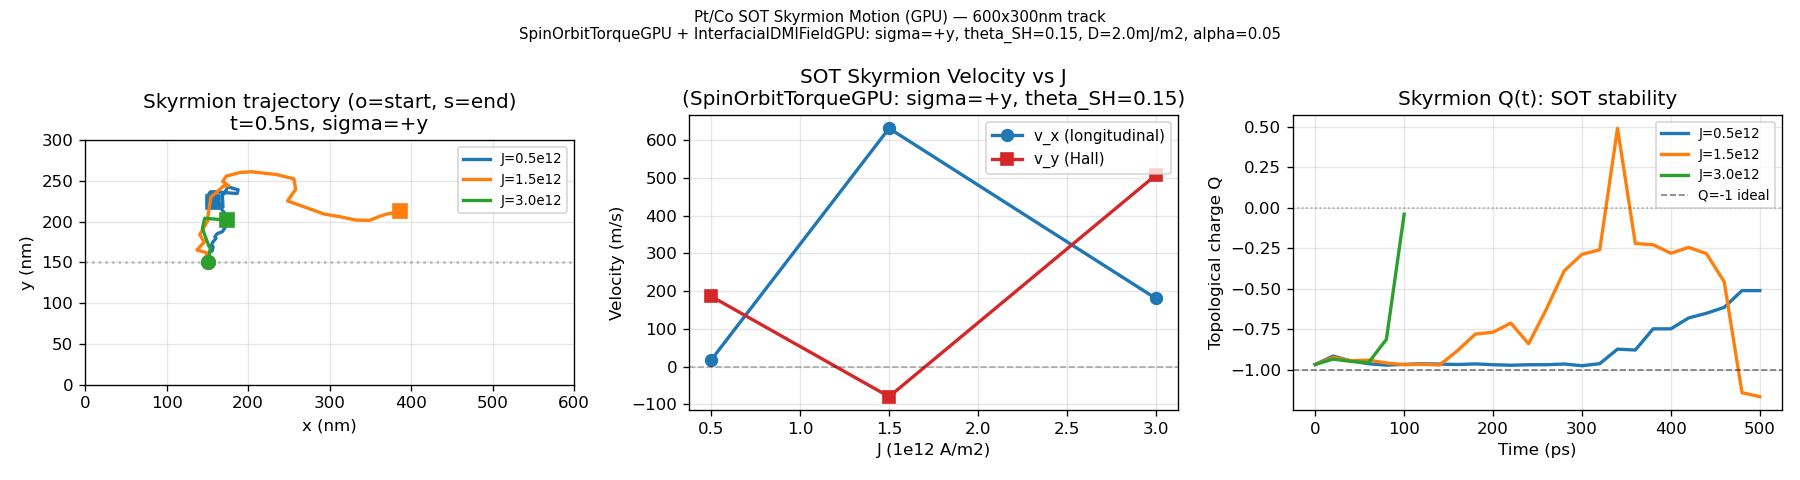

This chart was generated by the following Python code:
"""
Notebook 26: SOT Skyrmion Motion (SpinOrbitTorqueGPU + RK4IntegratorGPU)

SOT-driven Neel skyrmion motion in a Pt/Co track.

Note: mm.neel_skyrmion(g, R, charge, pol, cx, cy) uses cx, cy as OFFSETS
from the grid center (box_cx = 0.5*Nx*dx), NOT absolute positions.
  cx=0, cy=0 -> skyrmion at grid center
  cx=-L/4, cy=0 -> skyrmion at L/4 from left (center - L/4)

Physics:
  tau_DL = a_SOT * [m x (m x sigma)],  sigma=+y
  Drives skyrmion along track with skyrmion Hall angle theta_H.

Material: Pt/Co  Ms=580 kA/m, K=0.5 MJ/m3, D=2.0 mJ/m2, alpha=0.05
Grid: 200x100x1, dx=3nm (600 x 300 nm)
"""

import os, sys, time
sys.path.insert(0, os.path.join(os.path.dirname(__file__), '..', 'build', 'windows-msvc-cuda', 'python'))
os.add_dll_directory('C:/Program Files/NVIDIA GPU Computing Toolkit/CUDA/v13.2/bin/x64')

import numpy as np
import micromag as mm

print("Notebook 26: SOT Skyrmion Motion (GPU)")
print(f"  CUDA: {mm.cuda_available()}")

# ---------------------------------------------------------------------------
# Material
# ---------------------------------------------------------------------------
mu0   = 4e-7 * np.pi
Ms    = 580e3;  A = 15e-12;  K = 0.5e6;  D = 2.0e-3
alpha = 0.05;   d_fm = 1e-9; theta_SH = 0.15

mat = mm.Material()
mat.Ms = Ms; mat.A_exchange = A; mat.K_uniaxial = K
mat.easy_axis = mm.Vec3(0,0,1); mat.alpha = alpha

l_ex = np.sqrt(2*A / (mu0*Ms**2))
mu0_Heff = 2*K/Ms - mu0*Ms
print(f"\nMaterial: Ms={Ms/1e3:.0f}kA/m, K={K/1e6:.2f}MJ/m3, D={D*1e3:.1f}mJ/m2")
print(f"  l_ex={l_ex*1e9:.1f}nm, mu0*Heff={mu0_Heff*1e3:.0f}mT, alpha={alpha}")

# ---------------------------------------------------------------------------
# Grid: 200x100x1, dx=3nm (600 x 300 nm track)
# ---------------------------------------------------------------------------
Nx, Ny = 200, 100
dx = 3e-9
g = mm.StructuredGrid(Nx, Ny, 1, dx, dx, dx)
Lx = Nx * dx;  Ly = Ny * dx
print(f"\nGrid: {Nx}x{Ny}x1, dx={dx*1e9:.0f}nm => {Lx*1e9:.0f}x{Ly*1e9:.0f}nm track")

# Skyrmion initial position: 1/4 from left, vertically centered
# cx_off = offset from grid center = -Lx/4 (places sky at Lx/4 from left)
R_sky   = 30e-9   # skyrmion radius parameter
cx_off  = -Lx / 4   # offset from center -> skyrmion at x = Lx/2 + cx_off = Lx/4
cy_off  = 0.0       # centered in y

# neel_skyrmion: cx, cy are offsets from box_center = (Lx/2, Ly/2)
m_init = mm.neel_skyrmion(g, R_sky, +1, +1, cx_off, cy_off)
Q_init = mm.topological_charge_Q(m_init)
print(f"\nInitial skyrmion: R={R_sky*1e9:.0f}nm, x0={(Lx/2+cx_off)*1e9:.0f}nm, Q={Q_init:.3f}")

# ---------------------------------------------------------------------------
# GPU objects
# ---------------------------------------------------------------------------
demag_g  = mm.DemagFieldGPU(g)
exch_g   = mm.ExchangeFieldGPU(g)
aniso_g  = mm.UniaxialAnisotropyFieldGPU(g)
dmi_g    = mm.InterfacialDMIFieldGPU(g, D)

sigma    = mm.Vec3(0, 1, 0)
sot_g    = mm.SpinOrbitTorqueGPU(g, 1e12, theta_SH, d_fm, sigma, 1.0, 0.0)

torques_g = mm.SpinTorqueSumGPU()
torques_g.add(sot_g)

fields_g = mm.FieldSumGPU()
fields_g.add(exch_g); fields_g.add(aniso_g); fields_g.add(dmi_g)

# ---------------------------------------------------------------------------
# Skyrmion position tracking via topological charge density centroid
# ---------------------------------------------------------------------------
def skyrmion_pos(m_field):
    rho_s = mm.topological_charge_density(m_field)
    r = mm.to_numpy_scalar(rho_s)[0]   # (ny, nx)
    r_abs = np.abs(r)
    total = r_abs.sum()
    if total < 1e-12:
        return (Lx/2 + cx_off), (Ly/2 + cy_off)
    xs = (np.arange(Nx) + 0.5) * dx
    ys = (np.arange(Ny) + 0.5) * dx
    xp = float(np.sum(r_abs * xs[np.newaxis, :]) / total)
    yp = float(np.sum(r_abs * ys[:, np.newaxis]) / total)
    return xp, yp

x0_sky, y0_sky = skyrmion_pos(m_init)
print(f"Tracking start: ({x0_sky*1e9:.0f}, {y0_sky*1e9:.0f}) nm")

# ---------------------------------------------------------------------------
# SOT dynamics: J = [0.5, 1.5, 3.0] x 10^12  (0.5 ns each)
# ---------------------------------------------------------------------------
dt      = 5e-14
t_run   = 0.5e-9   # 0.5 ns (shorter to avoid boundary annihilation)
n_steps = int(t_run / dt)
check_ev = 400   # every 20 ps

J_values = np.array([0.5, 1.5, 3.0]) * 1e12
colors   = ['C0', 'C1', 'C2']

print(f"\nSOT dynamics: dt={dt:.0e}s, t={t_run*1e9:.1f}ns, {n_steps} steps/J")

traj_all   = []
v_x_list   = []
v_y_list   = []
Q_fin_list = []
t0_total = time.time()

for J_val in J_values:
    sot_g.J_c = J_val

    integ = mm.RK4IntegratorGPU(g, dt)
    integ.upload(m_init)

    x_traj, y_traj, Q_traj, t_list = [x0_sky], [y0_sky], [Q_init], [0.0]
    t0 = time.time()
    ok = True

    for step in range(0, n_steps, check_ev):
        for _ in range(check_ev):
            integ.step(mat, demag_g, fields_g, torques_g)
        m_tmp = mm.VectorField3D(g)
        integ.download(m_tmp)
        xp, yp = skyrmion_pos(m_tmp)
        Qp = mm.topological_charge_Q(m_tmp)
        x_traj.append(xp); y_traj.append(yp); Q_traj.append(Qp)
        t_list.append((step + check_ev) * dt)
        if abs(Qp) < 0.2:
            print(f"    Skyrmion annihilated at t={(step+check_ev)*dt*1e12:.0f}ps (Q={Qp:.2f})")
            ok = False; break

    # Linear fit (skip first 20%)
    skip = max(1, len(t_list) // 5)
    if len(t_list) - skip >= 3:
        px = np.polyfit(t_list[skip:], x_traj[skip:], 1)
        py = np.polyfit(t_list[skip:], y_traj[skip:], 1)
        vx, vy = float(px[0]), float(py[0])
    else:
        vx = vy = 0.0

    theta_H = float(np.degrees(np.arctan2(vy, vx))) if abs(vx) > 0.1 else 0.0
    dt_run = time.time() - t0
    status = "OK" if ok else "ANNIHILATED"
    print(f"  J={J_val/1e12:.1f}e12  v_x={vx:.0f}m/s  v_y={vy:.0f}m/s  "
          f"theta_H={theta_H:.1f}deg  Q_fin={Q_traj[-1]:.2f}  {dt_run:.0f}s [{status}]")

    traj_all.append((J_val, np.array(x_traj), np.array(y_traj),
                     np.array(Q_traj), np.array(t_list)))
    v_x_list.append(vx); v_y_list.append(vy)
    Q_fin_list.append(Q_traj[-1])

print(f"\nTotal: {time.time()-t0_total:.0f} s")

# ---------------------------------------------------------------------------
# Plot
# ---------------------------------------------------------------------------
try:
    import matplotlib; matplotlib.use('Agg')
    import matplotlib.pyplot as plt

    fig, axes = plt.subplots(1, 3, figsize=(15, 4))

    # Trajectory plot
    ax = axes[0]
    ax.set_xlim(0, Lx*1e9); ax.set_ylim(0, Ly*1e9)
    ax.axhline(Ly/2*1e9, color='gray', ls=':', alpha=0.5)
    for (J_val, x_arr, y_arr, Q_arr, t_arr), c in zip(traj_all, colors):
        ax.plot(x_arr*1e9, y_arr*1e9, '-', color=c, lw=2,
                label=f'J={J_val/1e12:.1f}e12')
        ax.plot(x_arr[0]*1e9, y_arr[0]*1e9, 'o', color=c, ms=8)
        ax.plot(x_arr[-1]*1e9, y_arr[-1]*1e9, 's', color=c, ms=8)
    ax.set_xlabel('x (nm)'); ax.set_ylabel('y (nm)')
    ax.set_title(f'Skyrmion trajectory (o=start, s=end)\nt={t_run*1e9:.1f}ns, sigma=+y')
    ax.legend(fontsize=8); ax.grid(alpha=0.3)
    ax.set_aspect('equal')

    # Velocity vs J
    J_arr = np.array([r[0] for r in traj_all]) / 1e12
    ax = axes[1]
    ax.plot(J_arr, v_x_list, 'o-', color='C0', lw=2, ms=7, label='v_x (longitudinal)')
    ax.plot(J_arr, v_y_list, 's-', color='C3', lw=2, ms=7, label='v_y (Hall)')
    ax.axhline(0, color='k', ls='--', lw=1, alpha=0.3)
    ax.set_xlabel('J (1e12 A/m2)'); ax.set_ylabel('Velocity (m/s)')
    ax.set_title('SOT Skyrmion Velocity vs J\n(SpinOrbitTorqueGPU: sigma=+y, theta_SH=0.15)')
    ax.legend(fontsize=9); ax.grid(alpha=0.3)

    # Q(t) stability
    ax = axes[2]
    for (J_val, x_arr, y_arr, Q_arr, t_arr), c in zip(traj_all, colors):
        ax.plot(t_arr*1e12, Q_arr, '-', color=c, lw=2,
                label=f'J={J_val/1e12:.1f}e12')
    ax.axhline(-1, color='k', ls='--', lw=1, alpha=0.5, label='Q=-1 ideal')
    ax.axhline(0, color='k', ls=':', lw=1, alpha=0.3)
    ax.set_xlabel('Time (ps)'); ax.set_ylabel('Topological charge Q')
    ax.set_title('Skyrmion Q(t): SOT stability')
    ax.legend(fontsize=8); ax.grid(alpha=0.3)

    plt.suptitle(
        f'Pt/Co SOT Skyrmion Motion (GPU) — {int(Lx*1e9)}x{int(Ly*1e9)}nm track\n'
        f'SpinOrbitTorqueGPU + InterfacialDMIFieldGPU: sigma=+y, theta_SH={theta_SH}, '
        f'D={D*1e3:.1f}mJ/m2, alpha={alpha}',
        fontsize=9)
    plt.tight_layout()
    out = os.path.join(os.path.dirname(__file__), '26_sot_skyrmion_motion_gpu.png')
    plt.savefig(out, dpi=120); print(f"\nPlot saved: {out}")
except Exception as e:
    print(f"Plot error: {e}")

print("\n=== Summary ===")
print(f"  Track: {Nx}x{Ny}x1, dx={dx*1e9:.0f}nm, D={D*1e3:.1f}mJ/m2, alpha={alpha}")
print(f"  Initial Q = {Q_init:.3f}")
for (J_val, *_), vx, vy, Qf in zip(traj_all, v_x_list, v_y_list, Q_fin_list):
    theta_H = np.degrees(np.arctan2(vy, vx)) if abs(vx) > 0.1 else 0.0
    print(f"  J={J_val/1e12:.1f}e12  v_x={vx:.0f}m/s  v_y={vy:.0f}m/s  "
          f"theta_H={theta_H:.1f}deg  Q_fin={Qf:.2f}")
